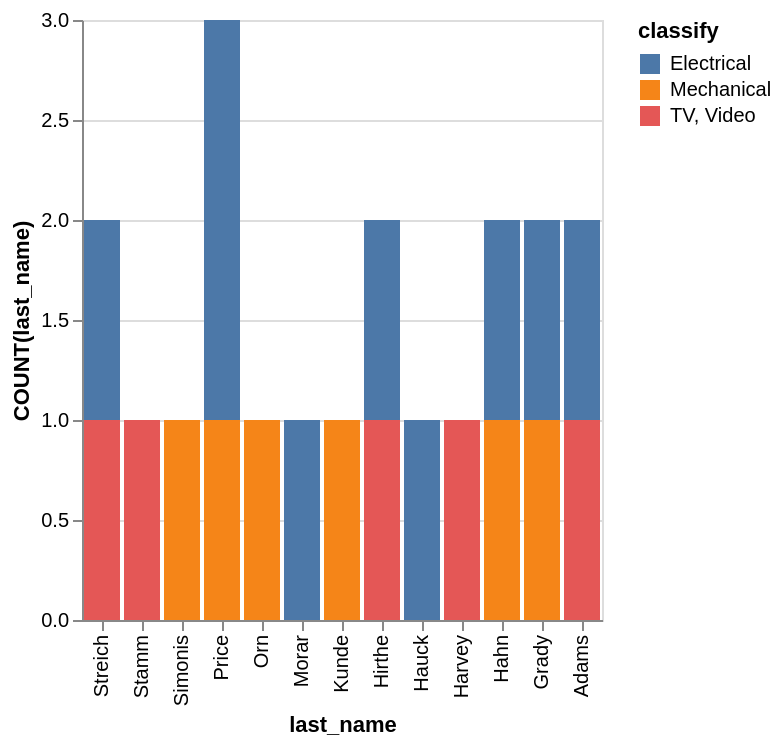

Here is the Vega-Lite specification saved for this chart:
### Vega-Lite specification from a JSON file in a GitHub repository (floating-point values rounded to 4 significant figures)
{"data": {"values": [{"x_data": "Streich", "y_data": 1, "classify": "Electrical"}, {"x_data": "Stamm", "y_data": 0, "classify": "Electrical"}, {"x_data": "Simonis", "y_data": 0, "classify": "Electrical"}, {"x_data": "Price", "y_data": 2, "classify": "Electrical"}, {"x_data": "Orn", "y_data": 0, "classify": "Electrical"}, {"x_data": "Morar", "y_data": 1, "classify": "Electrical"}, {"x_data": "Kunde", "y_data": 0, "classify": "Electrical"}, {"x_data": "Hirthe", "y_data": 1, "classify": "Electrical"}, {"x_data": "Hauck", "y_data": 1, "classify": "Electrical"}, {"x_data": "Harvey", "y_data": 0, "classify": "Electrical"}, {"x_data": "Hahn", "y_data": 1, "classify": "Electrical"}, {"x_data": "Grady", "y_data": 1, "classify": "Electrical"}, {"x_data": "Adams", "y_data": 1, "classify": "Electrical"}, {"x_data": "Streich", "y_data": 0, "classify": "Mechanical"}, {"x_data": "Stamm", "y_data": 0, "classify": "Mechanical"}, {"x_data": "Simonis", "y_data": 1, "classify": "Mechanical"}, {"x_data": "Price", "y_data": 1, "classify": "Mechanical"}, {"x_data": "Orn", "y_data": 1, "classify": "Mechanical"}, {"x_data": "Morar", "y_data": 0, "classify": "Mechanical"}, {"x_data": "Kunde", "y_data": 1, "classify": "Mechanical"}, {"x_data": "Hirthe", "y_data": 0, "classify": "Mechanical"}, {"x_data": "Hauck", "y_data": 0, "classify": "Mechanical"}, {"x_data": "Harvey", "y_data": 0, "classify": "Mechanical"}, {"x_data": "Hahn", "y_data": 1, "classify": "Mechanical"}, {"x_data": "Grady", "y_data": 1, "classify": "Mechanical"}, {"x_data": "Adams", "y_data": 0, "classify": "Mechanical"}, {"x_data": "Streich", "y_data": 1, "classify": "TV, Video"}, {"x_data": "Stamm", "y_data": 1, "classify": "TV, Video"}, {"x_data": "Simonis", "y_data": 0, "classify": "TV, Video"}, {"x_data": "Price", "y_data": 0, "classify": "TV, Video"}, {"x_data": "Orn", "y_data": 0, "classify": "TV, Video"}, {"x_data": "Morar", "y_data": 0, "classify": "TV, Video"}, {"x_data": "Kunde", "y_data": 0, "classify": "TV, Video"}, {"x_data": "Hirthe", "y_data": 1, "classify": "TV, Video"}, {"x_data": "Hauck", "y_data": 0, "classify": "TV, Video"}, {"x_data": "Harvey", "y_data": 1, "classify": "TV, Video"}, {"x_data": "Hahn", "y_data": 0, "classify": "TV, Video"}, {"x_data": "Grady", "y_data": 0, "classify": "TV, Video"}, {"x_data": "Adams", "y_data": 1, "classify": "TV, Video"}]}, "mark": "bar", "encoding": {"x": {"field": "x_data", "type": "nominal", "title": "last_name", "sort": "descending"}, "y": {"field": "y_data", "type": "quantitative", "title": "COUNT(last_name)"}, "color": {"field": "classify"}}}
